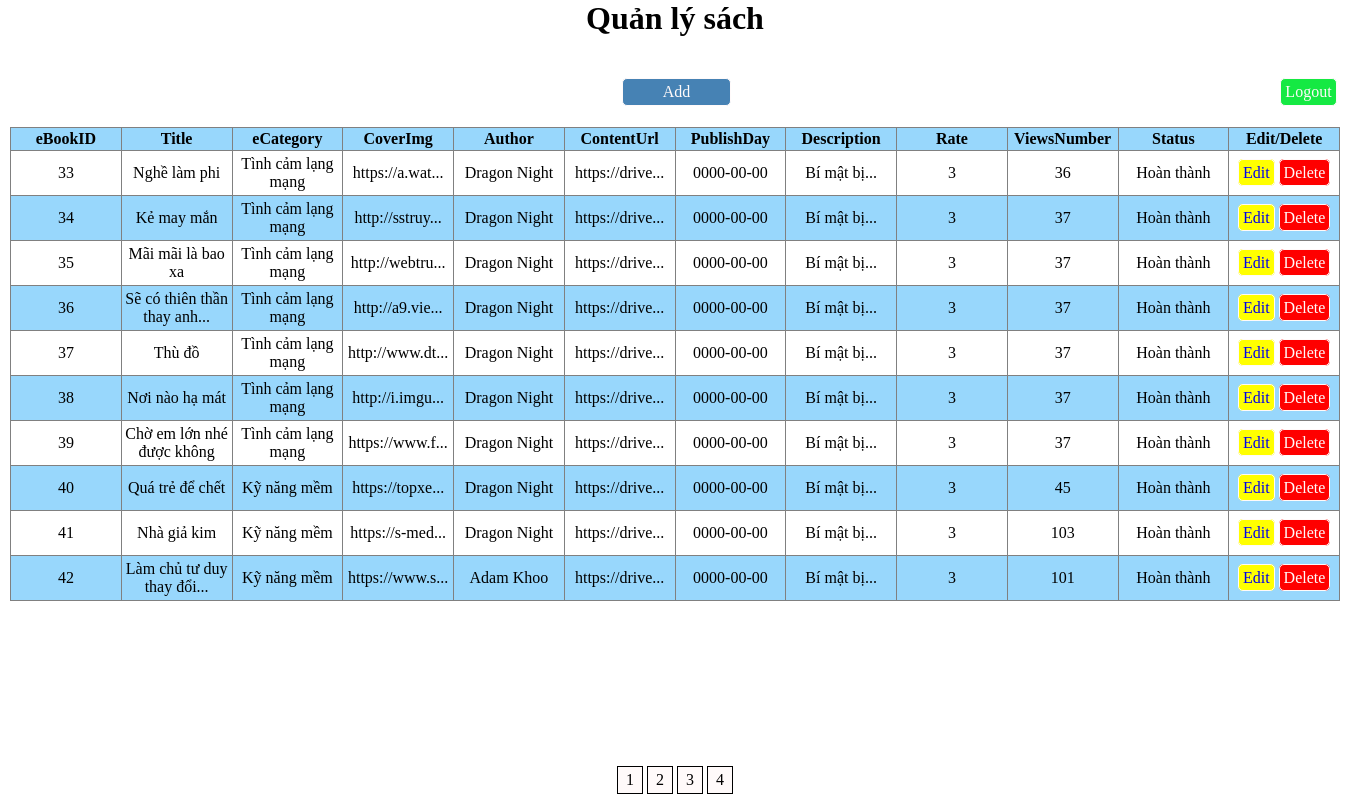
/book.php?page=3 (signed in), run on the app's committed database.
### tables this page shows
CREATE TABLE `ebook` (
  `eBookID` int(11) NOT NULL,
  `Title` varchar(200) NOT NULL,
  `eCategory` int(11) NOT NULL,
  `CoverImg` varchar(200) NOT NULL,
  `Author` varchar(200) NOT NULL,
  `ContentUrl` varchar(255) NOT NULL,
  `PublishDay` date NOT NULL,
  `Description` varchar(2000) NOT NULL,
  `Rate` int(10) NOT NULL,
  `ViewsNumber` int(11) NOT NULL,
  `Status` varchar(25) NOT NULL
);

CREATE TABLE `category` (
  `CategoryID` int(11) NOT NULL,
  `CategoryName` varchar(255) NOT NULL,
  `CategoryImg` varchar(255) NOT NULL
);

### book.php (the view, shortened to what this page needs)
<?php
    include'config.php';
?>
<!DOCTYPE html>
<html lang="en">
<head>
    <link rel="stylesheet" href="style.css">
</head>
<body>
    <h1>Quản lý sách</h1>
    <div class="container">
        <div class="top">
            <div class="tp-left">
            </div>
            <div class="tp-right">
                <a class="add_btn" href="add.php">Add</a>
                <a class="logout_btn" href="logout.php">Logout</a>
            </div>
        </div>
        <table id="tblist">
            <tr>
                <th>eBookID</th>
                <th>Title</th>
                <th>eCategory</th>
                <th>CoverImg</th>
                <th>Author</th>
                <th>ContentUrl</th>
                <th>PublishDay</th>
                <th>Description</th>
                <th>Rate</th>
                <th>ViewsNumber</th>
                <th>Status</th>
                <th>Edit/Delete</th>
            </tr>
            <?php
                function subtext($text,$num=80) {
                    if (strlen($text) <= $num) {
                        return $text;
                    }
                    $text= substr($text, 0, $num);
                    if ($text[$num-1] == ' ') {
                        return trim($text)."...";
                    }
                    $x  = explode(" ", $text);
                    $sz = sizeof($x);
                    if ($sz <= 1)   {
                        return $text."...";}
                    $x[$sz-1] = '';
                    return trim(implode(" ", $x))."...";
                }
                $site=10;
 				if (isset($_GET['page'])) {
 					$page=$_GET['page'];
 				}else $page=1;
 				$start=($page-1)*$site;
                $sql = "SELECT * FROM ebook join category on ebook.eCategory=category.CategoryID limit $start,$site";
                $result = mysqli_query($conn, $sql);
                 while($row = mysqli_fetch_array($result)){ ?>
				<tr>
					<td><?php echo $row['eBookID'] ?></td>
                    <td><?php echo subtext($row['Title'],35) ?></td>
                    <td><?php echo subtext($row['CategoryName'],35) ?></td>
                    <td><?php echo subtext($row['CoverImg'],13) ?></td>
                    <td><?php echo subtext($row['Author'],35) ?></td>
                    <td><?php echo subtext($row['ContentUrl'],13) ?></td>
                    <td><?php echo $row['PublishDay'] ?></td>
                    <td><?php echo subtext($row['Description'],15) ?></td>
                    <td><?php echo $row['Rate'] ?></td>
                    <td><?php echo $row['ViewsNumber'] ?></td>
                    <td><?php echo $row['Status'] ?></td>
					<td>
                        <a class="edit_btn" href="edit.php?edit=<?php echo $row['eBookID'] ?>">Edit</a>
                        <a onclick="return confirm('Bạn có chắc muốn xóa không?');" class="del_btn" href="sever.php?del=<?php echo $row['eBookID'] ?>">Delete</a>
					</td>
				</tr>
			<?php } ?>
        </table>
        <?php
		$site=10;
		$sql="select count(*) from ebook";
		$query=mysqli_query($conn,$sql);
		$row=mysqli_fetch_array($query);
		$tongsv=$row[0];
		$tongtrang=ceil($tongsv/$site);
	     ?>
        <form action="hs.php" method="get">
            <div class="wrapper-pg">
                <ul class="pagination">
                <?php
                    for ($i=1; $i <=$tongtrang ; $i++) { ?>
                        <li class="page-item"><a  style="background-color: green; color:white;" class="page-link" href="?page=<?php echo $i ?>"><?php echo $i ?></a></li>
                <?php	}
                ?>
                </ul>
            </div>
        </form>
    </div>
</body>
</html>

### style.css (style rules this page uses)
* { margin: 0; padding: 0; }
h1 { text-align: center; }
.container { padding: 10px; }
.top { width: 1330px; height: 50px; float: left; margin-top: 30px; }
.tp-left { width: 46%; float: left; height: 50px; }
.tp-right { float: left; height: 50px; }
#tblist { border-collapse: collapse; width: 1330px; }
#tblist td,th { border: 1px solid gray; padding: 2px; width: 102px; max-width: 102px; text-align: center; }
#tblist td { height: 40px; }
#tblist tr:nth-child(odd) { background-color: #98d7fc; }
.edit_btn,.del_btn,.add_btn,.logout_btn { text-decoration: none; border: 1px solid snow; padding: 4px; border-radius: 5px; }
.add_btn { display: inline-block; margin-top: 1px; padding: 4px 40px; background-color: steelblue; color: snow; }
.logout_btn { display: inline-block; margin-top: 1px; background-color: rgb(21, 233, 67); color: snow; margin-left: 545px; }
.edit_btn { background-color: Yellow ; }
.del_btn { background-color: red; color: snow; }
.wrapper-pg { width: 1330px; text-align: center; position: fixed; bottom: 0px; }
ul.pagination { display: inline-block; padding-top: 15px; }
ul.pagination li { display: inline; }
ul.pagination li a { background-color: snow !important; color: black !important; float: left; padding: 4px 8px; text-decoration: none; border: 1px solid black; margin: 2px; }

### data on the page
ebook: eBookID "33", Title "Nghề làm phi", category.CategoryName "Tình cảm lạng mạng", CoverImg "https://a.wat...", Author "Dragon Night", ContentUrl "https://drive...", PublishDay "0000-00-00", Description "Bí mật bị...", Rate "3", ViewsNumber "36", Status "Hoàn thành"
ebook: eBookID "34", Title "Kẻ may mắn", category.CategoryName "Tình cảm lạng mạng", CoverImg "http://sstruy...", Author "Dragon Night", ContentUrl "https://drive...", PublishDay "0000-00-00", Description "Bí mật bị...", Rate "3", ViewsNumber "37", Status "Hoàn thành"
ebook: eBookID "35", Title "Mãi mãi là bao xa", category.CategoryName "Tình cảm lạng mạng", CoverImg "http://webtru...", Author "Dragon Night", ContentUrl "https://drive...", PublishDay "0000-00-00", Description "Bí mật bị...", Rate "3", ViewsNumber "37", Status "Hoàn thành"
ebook: eBookID "36", Title "Sẽ có thiên thần thay anh...", category.CategoryName "Tình cảm lạng mạng", CoverImg "http://a9.vie...", Author "Dragon Night", ContentUrl "https://drive...", PublishDay "0000-00-00", Description "Bí mật bị...", Rate "3", ViewsNumber "37", Status "Hoàn thành"
ebook: eBookID "37", Title "Thù đồ", category.CategoryName "Tình cảm lạng mạng", CoverImg "http://www.dt...", Author "Dragon Night", ContentUrl "https://drive...", PublishDay "0000-00-00", Description "Bí mật bị...", Rate "3", ViewsNumber "37", Status "Hoàn thành"
ebook: eBookID "38", Title "Nơi nào hạ mát", category.CategoryName "Tình cảm lạng mạng", CoverImg "http://i.imgu...", Author "Dragon Night", ContentUrl "https://drive...", PublishDay "0000-00-00", Description "Bí mật bị...", Rate "3", ViewsNumber "37", Status "Hoàn thành"
ebook: eBookID "39", Title "Chờ em lớn nhé được không", category.CategoryName "Tình cảm lạng mạng", CoverImg "https://www.f...", Author "Dragon Night", ContentUrl "https://drive...", PublishDay "0000-00-00", Description "Bí mật bị...", Rate "3", ViewsNumber "37", Status "Hoàn thành"
ebook: eBookID "40", Title "Quá trẻ để chết", category.CategoryName "Kỹ năng mềm", CoverImg "https://topxe...", Author "Dragon Night", ContentUrl "https://drive...", PublishDay "0000-00-00", Description "Bí mật bị...", Rate "3", ViewsNumber "45", Status "Hoàn thành"
ebook: eBookID "41", Title "Nhà giả kim", category.CategoryName "Kỹ năng mềm", CoverImg "https://s-med...", Author "Dragon Night", ContentUrl "https://drive...", PublishDay "0000-00-00", Description "Bí mật bị...", Rate "3", ViewsNumber "103", Status "Hoàn thành"
ebook: eBookID "42", Title "Làm chủ tư duy thay đổi...", category.CategoryName "Kỹ năng mềm", CoverImg "https://www.s...", Author "Adam Khoo", ContentUrl "https://drive...", PublishDay "0000-00-00", Description "Bí mật bị...", Rate "3", ViewsNumber "101", Status "Hoàn thành"
